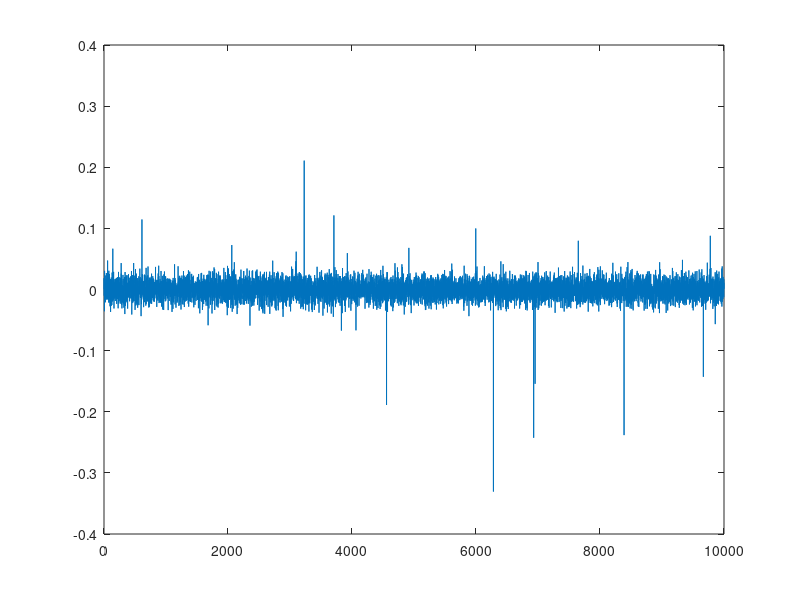

Reproduce this figure in MATLAB.
% SDE_StableLevyMotion.m

% Simulate sample solution paths of the following SDE drien by \alpha-stable Levy process
%dX_t=(X_t-X^3_t)dt + dL^{\alpha}_t,     where L^{\alpha}_t is the \alpha-stable Levy process and t \in[0,1]

% In the code, I use the Euler Scheme to get the algorithm
%X_{t_{i+1}}=(X_{t_i}-X^3_{t_i})\Delta t+\Delta L^{\a}_t
%and I let alpha=1.9 which can be chaged to any real number in [0.2]

% Reference BOOK: A Janocki, A Weron, Simulation and chaotic 
% behavior of alpha-stable stochastic processes. Marcel Dekker, Inc. 1994. 
% All the following citations are about this book.

% The levy simulation here is about S_alpha(1, 0, 0), and we can get other
% simulations S_alpha(A, 0, 0) by the properties1-2 on page24.
%function X=SDE_StableLevyMotion1(M,a)

%initial setting
alpha =1.95;                           %index of stability,  
T=1;                                   %the time interval                                 %number of step to take
M=10^4;
%x=0:0.05:1;
t=T*(0:M)/M;                             %the time steps
Gamma = rand(1, M)*pi-pi/2;            %generate uniformly distributed random number on (-\pi/2,\pi/2)             
ISENorm = -log(rand(1, M));            
%%% it can be proved easily via the direct derivation of the Distribution function
deltaT=T/M;                            %time size
%main program
DeltaL=zeros(1,M);
X=zeros(1, M+1);
for i=1:M
    DeltaL(i)=(t(i+1)-t(i))^(1/alpha)*sin(alpha*Gamma(i))*(cos((1-alpha)*...
           Gamma(i))/ISENorm(i))^(1/alpha-1)/(cos(Gamma(i)))^(1/alpha);
       %%% 1--The formula is from (3.5.1) on Page 48 of the above book. I check 
       %%%    this expression due to (3.5.1)
       %%% 2-- The first term "(t(i+1)-t(i))^(1/alpha)" is obtained by of
       %%% Levy motion 
       %%%  from definition 2.5.2(3) on Page30. i.e., X(t)-X(s)\sim
       %%%  S_alpha((t-s)^(1/alpha),beta,0).
X=DeltaL;
end
plot(X)
hold on